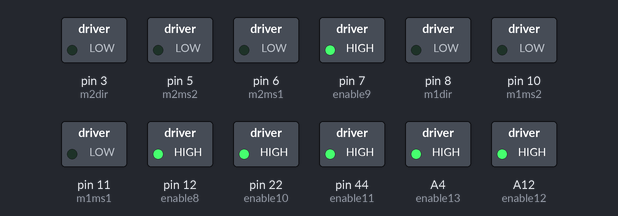
Bench run of a sketch on a simulated Arduino Mega 2560, built with avr-gcc and run on an emulated ATmega2560. Parts: switched loads named in the sketch (green lamp = pin HIGH). Pins used as bus, display or sensor lines are not drawn.

Above: at 0.1 s.
At 2.1 s:
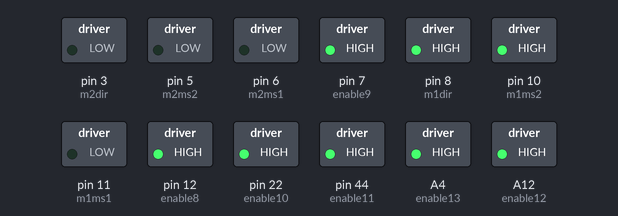
At 35.8 s:
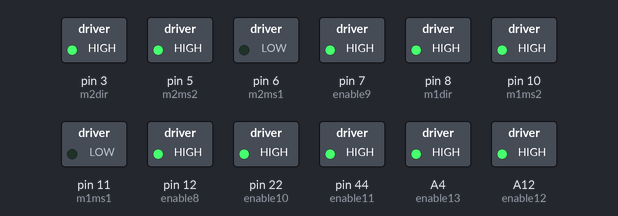
Timing chart, 0 to 40.0 s (numbered marks = the images above):
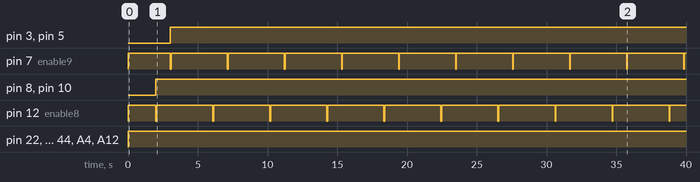

The sketch:

pracs.ino
```cpp
/*Motor 1 */

const int m1ms2 = 10;
const int m1ms1 = 11;
const int m1dir = 8;
const int m1stp = 9;
const int enable8 = 12;
const int enable9 = 7;
const int enable10 = 22;
const int enable11 = 44;
const int enable12 = A12;
const int enable13 = A4;
const int m2ms2 = 5;
const int m2ms1 = 6;
const int m2dir = 3;
const int m2stp = 4;


void setup()
{
  pinMode(enable8, OUTPUT);
  pinMode(m1ms2, OUTPUT);
  pinMode(m1ms1, OUTPUT);
  pinMode(m1dir, OUTPUT);
  pinMode(m1stp, OUTPUT);

  pinMode(enable9, OUTPUT);
  pinMode(enable10, OUTPUT);
  pinMode(enable11, OUTPUT);
  pinMode(enable12, OUTPUT);
  pinMode(enable13, OUTPUT);

  pinMode(m2ms2, OUTPUT);
  pinMode(m2ms1, OUTPUT);
  pinMode(m2dir, OUTPUT);
  pinMode(m2stp, OUTPUT);

}
void loop()
{
 digitalWrite(enable8, HIGH);
  digitalWrite(enable9, HIGH);
  digitalWrite(enable10, HIGH);
  digitalWrite(enable11, HIGH);
  digitalWrite(enable12, HIGH);
  digitalWrite(enable13, HIGH);
  delay(2000);

    digitalWrite(enable8, LOW);
          digitalWrite(m1dir, HIGH);


          for (int x = 0; x < 200; x++)
          {
            digitalWrite(m1ms2, HIGH);
             digitalWrite(m1ms1, LOW);
            digitalWrite(m1stp, HIGH);
            delayMicroseconds(100);
            digitalWrite(m1stp, LOW);
            delayMicroseconds(100);

          }

    digitalWrite(enable8, HIGH);
    delay(1000);
 digitalWrite(enable9, LOW);

 digitalWrite(m2dir, HIGH);


          for (int x = 0; x < 200; x++)
          {
            digitalWrite(m2ms2, HIGH);
             digitalWrite(m2ms1, LOW);
            digitalWrite(m2stp, HIGH);
            delayMicroseconds(100);
            digitalWrite(m2stp, LOW);
            delayMicroseconds(100);

          }

    digitalWrite(enable9, HIGH);
     delay(1000);
}
```

Measured:
- by itself, pin 3 (m2dir), pin 5 (m2ms2): LOW → HIGH at 3.0 s
- by itself, pin 7 (enable9), pin 12 (enable8): repeats every 4.1 s: LOW 0.04 s, HIGH 4.0 s
- by itself, pin 8 (m1dir), pin 10 (m1ms2): LOW → HIGH at 2.0 s
- by itself, pin 22 (enable10), pin 44 (enable11), A4 (enable13), A12 (enable12): LOW → HIGH at 0.00 s
